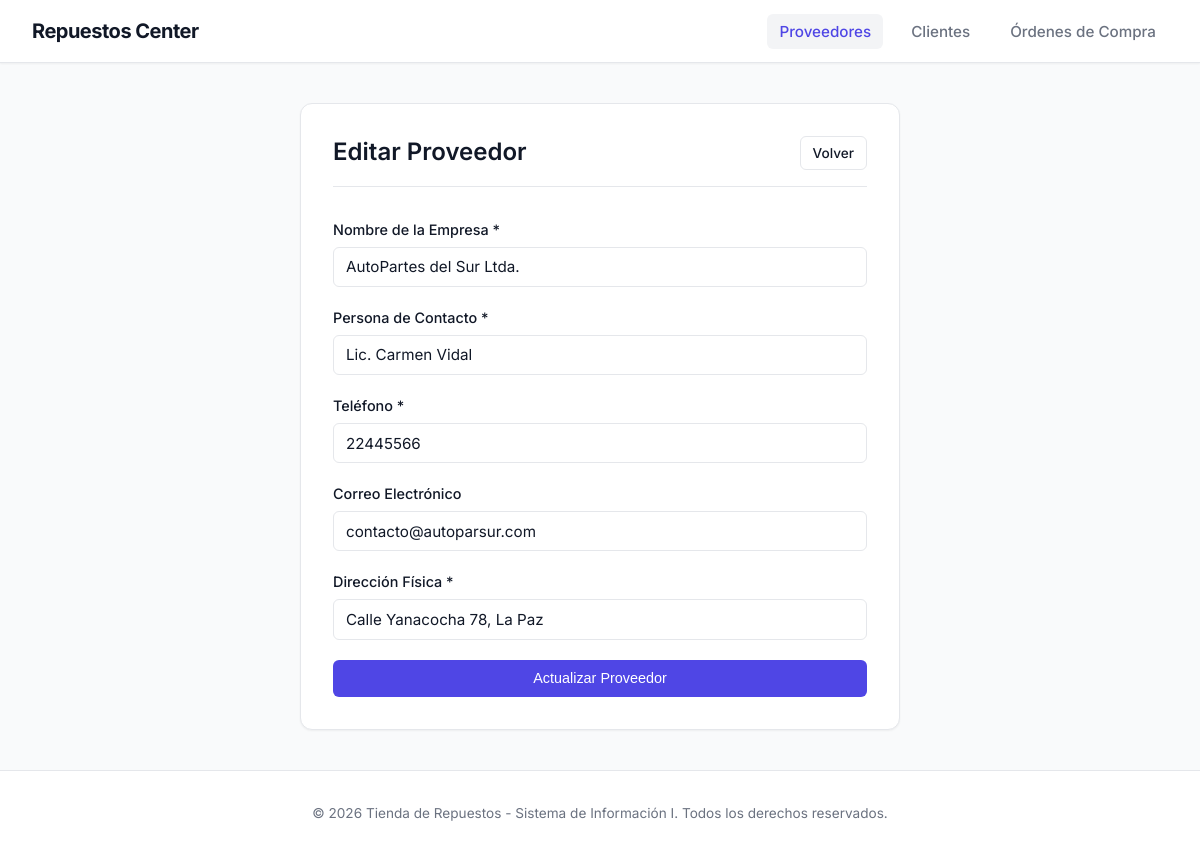
/proveedores/editar/2, run on the app's committed database.
### tables this page shows
CREATE TABLE proveedor (
    id_proveedor  INT AUTO_INCREMENT PRIMARY KEY,
    nombre        VARCHAR(150) NOT NULL,
    contacto      VARCHAR(100),
    telefono      VARCHAR(20),
    correo        VARCHAR(100),
    direccion     VARCHAR(200),
    estado        ENUM('activo', 'inactivo') NOT NULL DEFAULT 'activo'
);

### public/index.php (called while the page is built, shortened)
<?php
spl_autoload_register(function ($class) {
    $paths = [
        __DIR__ . '/../core/',
        __DIR__ . '/../models/',
        __DIR__ . '/../controllers/'
    ];
    foreach ($paths as $path) {
        $file = $path . $class . '.php';
        if (file_exists($file)) {
            return;
        }
    }
});
$router = new Router();
$router->get('clientes', 'ClienteController@index');
$router->get('clientes/crear', 'ClienteController@crear');
$router->post('clientes/guardar', 'ClienteController@guardar');
$router->get('clientes/editar/{id}', 'ClienteController@editar');
$router->post('clientes/actualizar/{id}', 'ClienteController@actualizar');
$router->get('clientes/eliminar/{id}', 'ClienteController@eliminar');
$router->get('proveedores', 'ProveedorController@index');
$router->get('proveedores/crear', 'ProveedorController@crear');
$router->post('proveedores/guardar', 'ProveedorController@guardar');
$router->get('proveedores/editar/{id}', 'ProveedorController@editar');
$router->post('proveedores/actualizar/{id}', 'ProveedorController@actualizar');
$router->get('proveedores/eliminar/{id}', 'ProveedorController@eliminar');
$router->get('ordenes', 'OrdenCompraController@index');
$router->get('ordenes/crear', 'OrdenCompraController@crear');
$router->post('ordenes/guardar', 'OrdenCompraController@guardar');
$router->get('ordenes/ver/{id}', 'OrdenCompraController@ver');
$router->post('ordenes/estado/{id}', 'OrdenCompraController@actualizarEstado');
$router->get('', 'ProveedorController@index');
$url = isset($_GET['url']) ? $_GET['url'] : '';
$method = $_SERVER['REQUEST_METHOD'];
$router->dispatch($url, $method);

### config/database.php (called while the page is built)
<?php
return [
    'host' => 'localhost',
    'db'   => 'tienda_repuestos',
    'user' => 'root',
    'pass' => '',
    'charset' => 'utf8mb4',
    'options' => [
        PDO::ATTR_ERRMODE            => PDO::ERRMODE_EXCEPTION,
        PDO::ATTR_DEFAULT_FETCH_MODE => PDO::FETCH_ASSOC,
        PDO::ATTR_EMULATE_PREPARES   => false,
    ],
];

### core/Database.php (called while the page is built)
<?php
class Database {
    private static $instance = null;
    private $pdo;
    private function __construct() {
        $config = require __DIR__ . '/../config/database.php';
        $dsn = "mysql:host={$config['host']};dbname={$config['db']};charset={$config['charset']}";
        try {
            $this->pdo = new PDO($dsn, $config['user'], $config['pass'], $config['options']);
        } catch (PDOException $e) {
            die("Error de conexión a la base de datos: " . $e->getMessage());
        }
    }
    public static function getInstance() {
        if (self::$instance === null) {
            self::$instance = new self();
        }
        return self::$instance;
    }
    public function getConnection() {
        return $this->pdo;
    }
}

### controllers/ProveedorController.php (called while the page is built, shortened)
<?php
class ProveedorController
{
    private $proveedorModel;
    public function __construct()
    {
        $this->proveedorModel = new Proveedor();
    }
    public function editar($id)
    {
        $proveedor = $this->proveedorModel->find($id);
        require_once __DIR__ . '/../views/layout/header.php';
        require_once __DIR__ . '/../views/proveedores/editar.php';
        require_once __DIR__ . '/../views/layout/footer.php';
    }
}

### models/Proveedor.php (called while the page is built, shortened)
<?php
class Proveedor {
    private $db;
    public function __construct() {
        $this->db = Database::getInstance()->getConnection();
    }
    public function find($id) {
        $stmt = $this->db->prepare("SELECT * FROM proveedor WHERE id_proveedor = ?");
        $stmt->execute([$id]);
        return $stmt->fetch();
    }
}

### views/proveedores/editar.php (the view, shortened to what this page needs)
<div class="panel" style="max-width: 600px; margin: 0 auto;">
    <div class="panel-header">
        <h2>Editar Proveedor</h2>
        <a href="<?= BASE_URL ?>proveedores" class="btn btn-secondary btn-sm">Volver</a>
    </div>
    <form action="<?= BASE_URL ?>proveedores/actualizar/<?= $proveedor['id_proveedor'] ?>" method="POST">
        <div class="form-group">
            <label for="nombre">Nombre de la Empresa *</label>
            <input type="text" id="nombre" name="nombre" class="form-control" value="<?= htmlspecialchars($proveedor['nombre']) ?>" required>
        </div>
        <div class="form-group">
            <label for="contacto">Persona de Contacto *</label>
            <input type="text" id="contacto" name="contacto" class="form-control" value="<?= htmlspecialchars($proveedor['contacto'] ?? '') ?>" required>
        </div>
        <div class="form-group">
            <label for="telefono">Teléfono *</label>
            <input type="text" id="telefono" name="telefono" class="form-control" value="<?= htmlspecialchars($proveedor['telefono'] ?? '') ?>" required>
        </div>
        <div class="form-group">
            <label for="correo">Correo Electrónico</label>
            <input type="email" id="correo" name="correo" class="form-control" value="<?= htmlspecialchars($proveedor['correo'] ?? '') ?>">
        </div>
        <div class="form-group">
            <label for="direccion">Dirección Física *</label>
            <input type="text" id="direccion" name="direccion" class="form-control" value="<?= htmlspecialchars($proveedor['direccion'] ?? '') ?>" required>
        </div>
        <button type="submit" class="btn btn-primary" style="width: 100%;">Actualizar Proveedor</button>
    </form>
</div>

### core/Router.php (shortened to what this page needs)
<?php
class Router {
    private $routes = [];
    public function get($route, $action) {
        $this->routes['GET'][$route] = $action;
    }
    public function post($route, $action) {
        $this->routes['POST'][$route] = $action;
    }
    public function dispatch($url, $method) {
        $url = trim($url, '/');
        foreach ($this->routes[$method] as $route => $action) {
            $pattern = preg_replace('/\{[a-zA-Z0-9_]+\}/', '([a-zA-Z0-9_]+)', $route);
            $pattern = '@^' . trim($pattern, '/') . '$@';
            if (preg_match($pattern, $url, $matches)) {
                array_shift($matches);
                $this->executeAction($action, $matches);
                return;
            }
        }
    }
    private function executeAction($action, $params = []) {
        list($controllerName, $methodName) = explode('@', $action);
        $controllerFile = __DIR__ . '/../controllers/' . $controllerName . '.php';
        if (file_exists($controllerFile)) {
            if (class_exists($controllerName)) {
                $controller = new $controllerName();
                if (method_exists($controller, $methodName)) {
                    call_user_func_array([$controller, $methodName], $params);
                    return;
                }
            }
        }
    }
}

### public/css/style.css (style rules this page uses)
.panel { background-color: var(--bg-panel); border: 1px solid var(--border-color); border-radius: 12px; padding: 2rem; box-shadow: var(--shadow-sm); }
.panel-header { display: flex; justify-content: space-between; align-items: center; margin-bottom: 2rem; padding-bottom: 1rem; border-bottom: 1px solid var(--border-color); }
.panel-header h2 { font-size: 1.5rem; margin: 0; }
.btn { display: inline-flex; align-items: center; justify-content: center; padding: 0.6rem 1.25rem; border-radius: 6px; font-weight: 500; font-size: 0.9rem; cursor: pointer; border: 1px solid transparent; transition: var(--transition); }
.btn-primary { background-color: var(--accent-primary); color: #ffffff; }
.btn-secondary { background-color: #ffffff; color: var(--text-primary); border-color: var(--border-color); }
.btn-sm { padding: 0.35rem 0.75rem; font-size: 0.85rem; }
.form-group { margin-bottom: 1.25rem; }
.form-group label { display: block; margin-bottom: 0.4rem; color: var(--text-primary); font-size: 0.9rem; font-weight: 500; }
.form-control { width: 100%; padding: 0.6rem 0.75rem; background-color: #ffffff; border: 1px solid var(--border-color); border-radius: 6px; color: var(--text-primary); font-family: inherit; font-size: 0.95rem; transition: var(--transition); }

### public/css/base.css (style rules this page uses)
:root { --bg-body: #f9fafb; --bg-panel: #ffffff; --border-color: #e5e7eb; --text-primary: #111827; --text-secondary: #6b7280; --accent-primary: #4f46e5; --accent-primary-hover: #4338ca; --accent-success-bg: #ecfdf5; --accent-success-text: #059669; --accent-warning-bg: #fffbeb; --accent-warning-text: #d97706; --accent-danger-bg: #fef2f2; --accent-danger-text: #dc2626; --shadow-sm: 0 1px 2px 0 rgba(0, 0, 0, 0.05); --shadow-md: 0 4px 6px -1px rgba(0, 0, 0, 0.05), 0 2px 4px -1px rgba(0, 0, 0, 0.03); --transition: all 0.2s ease-in-out; }
* { margin: 0; padding: 0; box-sizing: border-box; }
body { font-family: 'Inter', system-ui, -apple-system, sans-serif; background-color: var(--bg-body); color: var(--text-primary); line-height: 1.5; -webkit-font-smoothing: antialiased; min-height: 100vh; display: flex; flex-direction: column; }
h1, h2, h3, h4, h5, h6 { font-weight: 600; color: var(--text-primary); line-height: 1.2; }
a { color: var(--accent-primary); text-decoration: none; transition: var(--transition); }

### data on the page
proveedor: nombre "AutoPartes del Sur Ltda.", contacto "Lic. Carmen Vidal", telefono "22445566", correo "contacto@autoparsur.com", direccion "Calle Yanacocha 78, La Paz"
